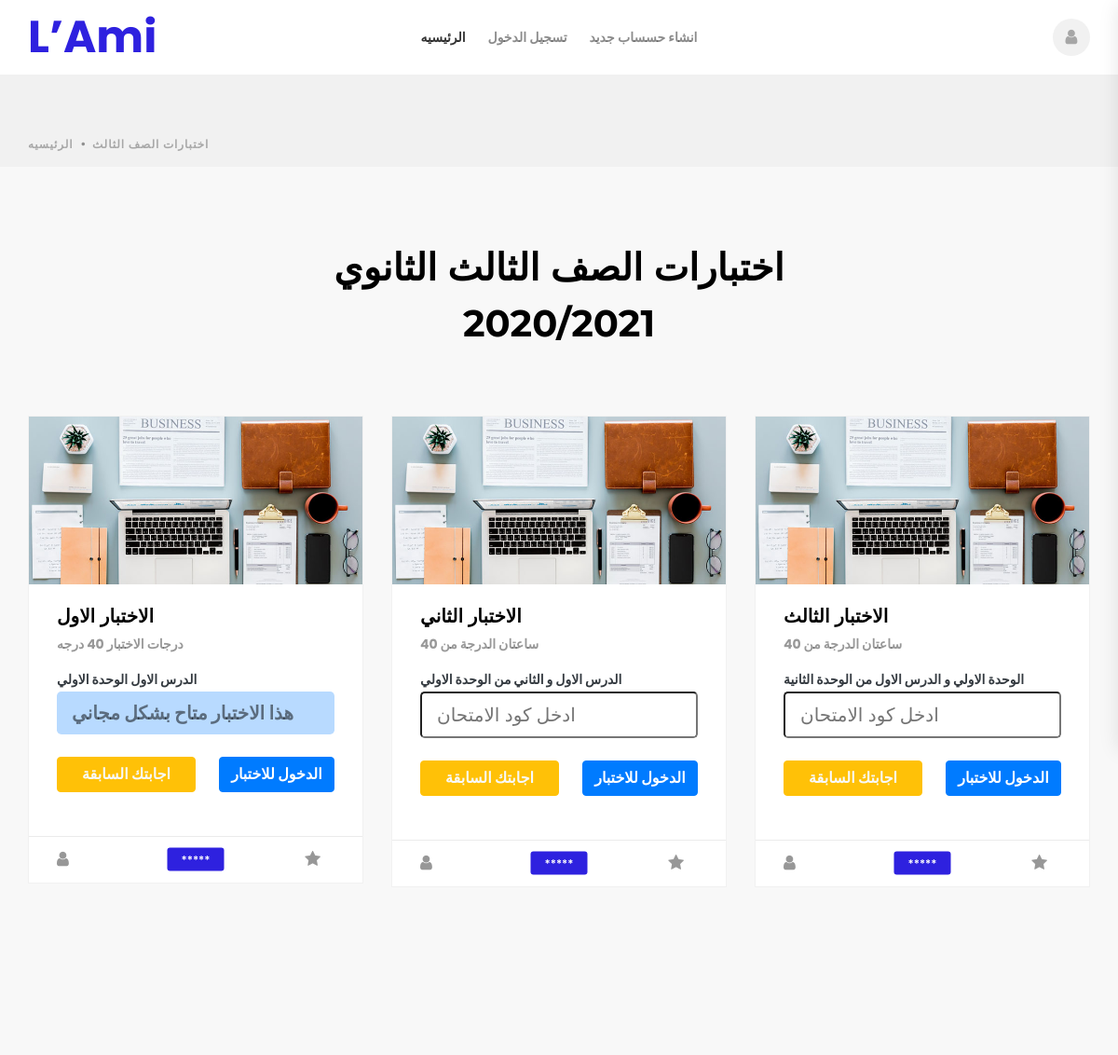
The page /all_test_for_3.php on the database its author committed.
### tables this page shows
CREATE TABLE `add_test_data` (
  `test_id` int(11) NOT NULL,
  `level` int(11) NOT NULL,
  `test_1_number` int(11) NOT NULL,
  `test_1_name` text NOT NULL,
  `test_1_content` text NOT NULL,
  `test_1_time` text NOT NULL
);

### public_html/all_test_for_3.php (the view, shortened to what this page needs)
<?php
include_once("include/connect.php");
?>
<!DOCTYPE html>
<html lang="en">
<head>
    <link rel="stylesheet" type="text/css" href="styles/bootstrap4/bootstrap.min.css">
    <link href="plugins/font-awesome-4.7.0/css/font-awesome.min.css" rel="stylesheet" type="text/css">
    <link rel="stylesheet" type="text/css" href="plugins/OwlCarousel2-2.2.1/owl.carousel.css">
    <link rel="stylesheet" type="text/css" href="plugins/OwlCarousel2-2.2.1/owl.theme.default.css">
    <link rel="stylesheet" type="text/css" href="plugins/OwlCarousel2-2.2.1/animate.css">
    <link rel="stylesheet" type="text/css" href="styles/courses.css">
    <link rel="stylesheet" type="text/css" href="styles/courses_responsive.css">
</head>
<body>
<div class="super_container">
    <?php include_once ('include/header.php')?>
    <div class="home">
        <div class="breadcrumbs_container">
            <div class="container">
                <div class="row">
                    <div class="col">
                        <ul class="breadcrumbs_list d-flex flex-row align-items-center justify-content-start">
                            <li><a href="index.php">الرئيسيه</a></li>
                            <li><a href="all_test_for_3.php">اختبارات الصف الثالث </a></li>
                        </ul>
                    </div>
                </div>
            </div>
        </div>
    </div>
    <div class="language">
        <div class="container">
            <div class="row">
                <div class="col">
                    <div class="language_title text-center">اختبارات الصف الثالث الثانوي </br>2020/2021</div>
                </div>
            </div>
        </div>
    </div>
    <div class="courses">
        <div class="container">
            <div class="row courses_row">
                <div class="col-lg-4 course_col">
                    <div class="course">
                        <div class="course_image"><img src="images/course_4.jpg" alt=""></div>
                        <div class="course_body">
                            <div class="course_title"><a href="#">الاختبار الاول</a></div>
                            <div class="course_info">
                                <ul>
                                    <li><a href="#" class="font-weight-bold">درجات الاختبار 40 درجه </a></li>
                                </ul>
                            </div>
                            <div class="course_text">
                                <p class="font-weight-bold text-dark">الدرس الاول الوحدة الاولي  </p>
                            </div>
                            <form method="get" action="free_test_for_3.php">
                                <p class="desc mb-4 table-primary font-weight-bold form-control-lg">هذا الاختبار متاح بشكل مجاني </p>
                                <button name="id" id="id" class="col-lg-5 btn btn-primary   float-right  mb-2 font-weight-bold" value="1">الدخول للاختبار </button>
                            </form>
                            <form method="get" action="view_last_answer_3.php">
                                <button name="id" id="id" class=" col-lg-6 btn btn-warning font-weight-bold text-light " value="1"> اجابتك السابقة</button>
                            </form>
                        </div>
                        <div class="course_footer d-flex flex-row align-items-center justify-content-start">
                            <div class="course_students"><i class="fa fa-user" aria-hidden="true"></i><span></span></div>
                            <div class="course_rating ml-auto"><i class="fa fa-star" aria-hidden="true"></i><span></span></div>
                            <div class="course_mark course_free trans_200"><a href="#">*****</a></div>
                        </div>
                    </div>
                </div>
                <?php
                $posts=mysqli_query( $connect ,"SELECT * FROM add_test_data WHERE `level`='3'");
                while($post=mysqli_fetch_assoc($posts)) {
                    echo '
                <div class="col-lg-4 course_col">
                    <div class="course">
                        <div class="course_image"><img src="images/course_4.jpg" alt=""></div>
                        <div class="course_body">
                            <div class="course_title"><a href="#">'.$post['test_1_name'].'</a></div>
                            <div class="course_info">
                                <ul>
                                    <li><a href="#" class="font-weight-bold">'.$post['test_1_time'].'</a></li>
                                </ul>
                            </div>
                            <div class="course_text">
                                <p class="font-weight-bold text-dark">'.$post['test_1_content'].'</p>
                            </div>
                             <form method="get" action="test_3.php">
                            <input type="text" class=" col-lg-12 mb-4 form-control-lg" id="code" name="code"  placeholder="ادخل كود الامتحان  ">
                            <button name="id" id="id" class="col-lg-5 btn btn-primary   float-right  mb-2 font-weight-bold" value="'.$post['test_1_number'].'">الدخول للاختبار </button>
                            </form>
                             <form method="get" action="view_last_answer_3.php">
                             <button name="id" id="id" class=" col-lg-6 btn btn-warning font-weight-bold text-light " value="'.$post['test_1_number'].'"> اجابتك السابقة</button>
                        </form>
                        </div>
                        <div class="course_footer d-flex flex-row align-items-center justify-content-start">
                            <div class="course_students"><i class="fa fa-user" aria-hidden="true"></i><span></span></div>
                            <div class="course_rating ml-auto"><i class="fa fa-star" aria-hidden="true"></i><span></span></div>
                            <div class="course_mark course_free trans_200"><a href="#">*****</a></div>
                        </div>
                    </div>
                </div>';}?>
            </div>
        </div>
    </div>
</div>
</body>
</html>

### public_html/include/header.php (shortened to what this page needs)
<header class="header">
    <div class="header_container fixed-top">
        <div class="container">
            <div class="row">
                <div class="col">
                    <div class="header_content d-flex flex-row align-items-center justify-content-start ">
                        <div class="logo_container mr-auto">
                            <a href="index.php">
                                <div class="logo_text " style="font-size: xxx-large">L’Ami </div>
                            </a>
                        </div>
                        <nav class="main_nav_contaner">
                            <ul class="main_nav">
                                <li class="active font-weight-bold "><a href="index.php">الرئيسيه</a></li>
                                <?php if(isset($_SESSION['user_id'])){
                                    if ($_SESSION['status']=='admin'){
                                        echo '
                                <li class=" dropdown">
                                    <a class="nav-link dropdown-toggle" href="#" id="navbarDropdown" role="button" data-toggle="dropdown" aria-haspopup="true" aria-expanded="false">
                                        الطلاب
                                    </a>
                                    <div class="dropdown-menu" aria-labelledby="navbarDropdown">
                                        <a class="dropdown-item" href="level1_std.php">طلاب الفرقه الاولي </a>
                                        <a class="dropdown-item" href="level2_std.php">طلاب الفرقه الثانية </a>
                                        <a class="dropdown-item" href="level3_std.php">طلاب الفرقه الثالثة </a>
                                        <div class="dropdown-divider"></div>
                                        <a class="dropdown-item" href="search.php">بحث بالاسم </a>
                                        <a class="dropdown-item" href="search_by_degree.php">بحث بالدرجات  </a>
                                    </div>
                                </li>
                                <li class=" dropdown">
                                    <a class="nav-link dropdown-toggle" href="#" id="navbarDropdown" role="button" data-toggle="dropdown" aria-haspopup="true" aria-expanded="false">
                                        الاضافات
                                    </a>
                                    <div class="dropdown-menu" aria-labelledby="navbarDropdown">
                                        <a class="dropdown-item" href="add_test_for_1.php">اضافة اختبار   </a>
                                        <a class="dropdown-item" href="upload_video.php">اضافةفديو شرح    </a>
                                        <div class="dropdown-divider"></div>
                                        <a class="dropdown-item" href="add_test_data_for_1.php">اضافة بينات اختبار   </a>
                                    </div>
                                </li>
                                <li><a href="code.php">الاكواد </a></li>
                                <li><a href="add_ads.php">التنبيهات </a></li>
                                <li class=" dropdown">
                                    <a class="nav-link dropdown-toggle" href="#" id="navbarDropdown" role="button" data-toggle="dropdown" aria-haspopup="true" aria-expanded="false">
                                        تواصل مع الطلاب
                                    </a>
                                    <div class="dropdown-menu" aria-labelledby="navbarDropdown">
                                        <a class="dropdown-item" href="comment_1.php">تواصل مع طلاب الفرقه الاولي  </a>
                                        <a class="dropdown-item" href="comment_2.php">تواصل مع طلاب الفرقة الثانيه  </a>
                                        <a class="dropdown-item" href="comment_3.php">تواصل مع طلاب الفرقه الثالثه   </a>
                                    </div>
                                </li>
                                <li><a href="login.php">الصفحة الشخصيه </a></li>
                                <li><a href="include/logout.php?id='.$_SESSION['user_id'].'">تسجيل الخروج  </a></li>';}
                                    elseif ($_SESSION['level']=='level1'){
                                        echo '
                                        <li><a href="add_test_for_1.php"> الصف الاول  </a></li>
                                     <li><a href="all_test_for_1.php"> اختبارات الصف الاول </a></li>
                                        <li><a href="comment_1.php">تواصل مع المدرس  </a></li>
                                        <li><a href="login.php">الصفحة الشخصيه </a></li>
                                        <li><a href="include/logout.php?id='.$_SESSION['user_id'].'"> تسجيل الخروج  </a></li>
                                        ';}
                                    elseif ($_SESSION['level']=='level2'){
                                        echo ' <li><a href="all_lesson_for_1.php"> الصف الثاني   </a></li>
                                         <li><a href="all_test_for_2.php"> اختبارات الصف الثاني </a></li>
                                        <li><a href="comment_2.php">تواصل مع المدرس  </a></li>
                                        <li><a href="login.php">الصفحة الشخصيه </a></li>
                                        <li><a href="include/logout.php?id='.$_SESSION['user_id'].'"> تسجيل الخروج  </a></li>';}
                                    elseif ($_SESSION['level']=='level3'){
                                        echo '
                                        <li><a href="all_lesson_for_2.php"> الصف الثالث   </a></li>
                                        <li><a href="all_test_for_3.php"> اختبارات الصف الثالث </a></li>
                                        <li><a href="comment_3.php">تواصل مع المدرس  </a></li>
                                        <li><a href="login.php">الصفحة الشخصيه </a></li>
                                        <li><a href="include/logout.php?id='.$_SESSION['user_id'].'"> تسجيل الخروج  </a></li>';}
                                }
                                else{
                                    echo '<li><a href="login.php">تسجيل الدخول  </a></li>
                                <li><a href="register.php">انشاء حسساب جديد </a></li>';
                                }?>
                            </ul>
                        </nav>
                        <div class="header_content_right ml-auto text-right">
                            <div class="user"><a href="login.php"><i class="fa fa-user" aria-hidden="true"></i>  </a></div>
                        </div>
                    </div>
                </div>
            </div>
        </div>
    </div>
</header>

### rows shown on the page
add_test_data: test_1_name "الاختبار الثاني", test_1_time "ساعتان الدرجة من 40", test_1_content "الدرس الاول و الثاني من الوحدة الاولي", $post['test_1_number'] 2 (drawn)
add_test_data: test_1_name "الاختبار الثالث", test_1_time "ساعتان الدرجة من 40", test_1_content "الوحدة الاولي و الدرس الاول من الوحدة الثانية", $post['test_1_number'] 3 (drawn)
